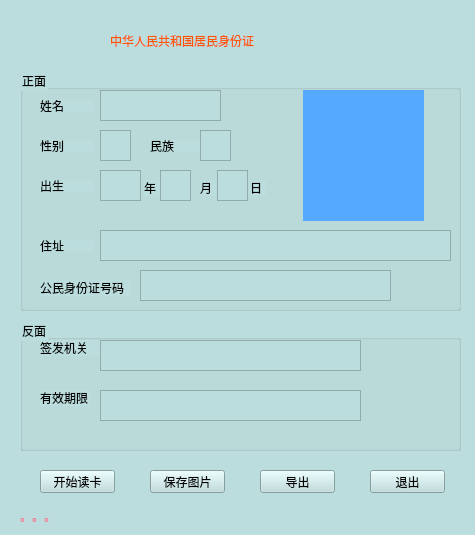
<?xml version="1.0" encoding="UTF-8"?>
<ui version="4.0">
 <class>IDCardDlg_Form</class>
 <widget class="QWidget" name="IDCardDlg_Form">
  <property name="windowModality">
   <enum>Qt::WindowModal</enum>
  </property>
  <property name="geometry">
   <rect>
    <x>0</x>
    <y>0</y>
    <width>475</width>
    <height>535</height>
   </rect>
  </property>
  <property name="windowTitle">
   <string>身份证读取</string>
  </property>
  <property name="windowIcon">
   <iconset resource="qdilgcamera.qrc">
    <normaloff>:/QDilgCamera/Resources/pic/eloam.ico</normaloff>:/QDilgCamera/Resources/pic/eloam.ico</iconset>
  </property>
  <property name="styleSheet">
   <string notr="true">background-color: rgb(188,221,221);</string>
  </property>
  <widget class="QLabel" name="label">
   <property name="geometry">
    <rect>
     <x>110</x>
     <y>20</y>
     <width>241</width>
     <height>41</height>
    </rect>
   </property>
   <property name="styleSheet">
    <string notr="true">color: rgb(255, 85, 0);
font: 75 14pt &quot;Aharoni&quot;;</string>
   </property>
   <property name="text">
    <string>中华人民共和国居民身份证</string>
   </property>
  </widget>
  <widget class="QGroupBox" name="groupBox">
   <property name="geometry">
    <rect>
     <x>20</x>
     <y>70</y>
     <width>441</width>
     <height>241</height>
    </rect>
   </property>
   <property name="title">
    <string>正面</string>
   </property>
   <widget class="QLabel" name="label_2">
    <property name="geometry">
     <rect>
      <x>20</x>
      <y>30</y>
      <width>54</width>
      <height>12</height>
     </rect>
    </property>
    <property name="text">
     <string>姓名</string>
    </property>
   </widget>
   <widget class="QLabel" name="label_3">
    <property name="geometry">
     <rect>
      <x>20</x>
      <y>70</y>
      <width>54</width>
      <height>12</height>
     </rect>
    </property>
    <property name="text">
     <string>性别</string>
    </property>
   </widget>
   <widget class="QLabel" name="label_4">
    <property name="geometry">
     <rect>
      <x>130</x>
      <y>70</y>
      <width>54</width>
      <height>12</height>
     </rect>
    </property>
    <property name="text">
     <string>民族</string>
    </property>
   </widget>
   <widget class="QLabel" name="label_5">
    <property name="geometry">
     <rect>
      <x>20</x>
      <y>110</y>
      <width>54</width>
      <height>12</height>
     </rect>
    </property>
    <property name="text">
     <string>出生</string>
    </property>
   </widget>
   <widget class="QLabel" name="label_6">
    <property name="geometry">
     <rect>
      <x>20</x>
      <y>170</y>
      <width>54</width>
      <height>12</height>
     </rect>
    </property>
    <property name="text">
     <string>住址</string>
    </property>
   </widget>
   <widget class="QLabel" name="label_7">
    <property name="geometry">
     <rect>
      <x>20</x>
      <y>210</y>
      <width>91</width>
      <height>16</height>
     </rect>
    </property>
    <property name="text">
     <string>公民身份证号码</string>
    </property>
   </widget>
   <widget class="QTextBrowser" name="m_IDCardName">
    <property name="enabled">
     <bool>true</bool>
    </property>
    <property name="geometry">
     <rect>
      <x>80</x>
      <y>20</y>
      <width>121</width>
      <height>31</height>
     </rect>
    </property>
   </widget>
   <widget class="QTextBrowser" name="m_IDCardSex">
    <property name="enabled">
     <bool>true</bool>
    </property>
    <property name="geometry">
     <rect>
      <x>80</x>
      <y>60</y>
      <width>31</width>
      <height>31</height>
     </rect>
    </property>
   </widget>
   <widget class="QTextBrowser" name="m_IDCardNation">
    <property name="enabled">
     <bool>true</bool>
    </property>
    <property name="geometry">
     <rect>
      <x>180</x>
      <y>60</y>
      <width>31</width>
      <height>31</height>
     </rect>
    </property>
   </widget>
   <widget class="QTextBrowser" name="m_IDCardAge_Y">
    <property name="enabled">
     <bool>true</bool>
    </property>
    <property name="geometry">
     <rect>
      <x>80</x>
      <y>100</y>
      <width>41</width>
      <height>31</height>
     </rect>
    </property>
   </widget>
   <widget class="QTextBrowser" name="m_IDCardAdreass">
    <property name="enabled">
     <bool>true</bool>
    </property>
    <property name="geometry">
     <rect>
      <x>80</x>
      <y>160</y>
      <width>351</width>
      <height>31</height>
     </rect>
    </property>
   </widget>
   <widget class="QTextBrowser" name="m_IDCardIDnum">
    <property name="enabled">
     <bool>true</bool>
    </property>
    <property name="geometry">
     <rect>
      <x>120</x>
      <y>200</y>
      <width>251</width>
      <height>31</height>
     </rect>
    </property>
   </widget>
   <widget class="QLabel" name="label_10">
    <property name="geometry">
     <rect>
      <x>124</x>
      <y>110</y>
      <width>16</width>
      <height>16</height>
     </rect>
    </property>
    <property name="text">
     <string>年</string>
    </property>
   </widget>
   <widget class="QTextBrowser" name="m_IDCardAge_M">
    <property name="enabled">
     <bool>true</bool>
    </property>
    <property name="geometry">
     <rect>
      <x>140</x>
      <y>100</y>
      <width>31</width>
      <height>31</height>
     </rect>
    </property>
   </widget>
   <widget class="QLabel" name="label_11">
    <property name="geometry">
     <rect>
      <x>180</x>
      <y>110</y>
      <width>16</width>
      <height>16</height>
     </rect>
    </property>
    <property name="text">
     <string>月</string>
    </property>
   </widget>
   <widget class="QTextBrowser" name="m_IDCardAge_D">
    <property name="enabled">
     <bool>true</bool>
    </property>
    <property name="geometry">
     <rect>
      <x>197</x>
      <y>100</y>
      <width>31</width>
      <height>31</height>
     </rect>
    </property>
   </widget>
   <widget class="QLabel" name="label_12">
    <property name="geometry">
     <rect>
      <x>230</x>
      <y>110</y>
      <width>16</width>
      <height>16</height>
     </rect>
    </property>
    <property name="text">
     <string>日</string>
    </property>
   </widget>
   <widget class="QLabel" name="label_showImage">
    <property name="geometry">
     <rect>
      <x>283</x>
      <y>20</y>
      <width>121</width>
      <height>131</height>
     </rect>
    </property>
    <property name="styleSheet">
     <string notr="true">color: rgb(85, 170, 255);
background-color: rgb(85, 170, 255);</string>
    </property>
    <property name="text">
     <string>头像</string>
    </property>
   </widget>
  </widget>
  <widget class="QGroupBox" name="groupBox_2">
   <property name="geometry">
    <rect>
     <x>20</x>
     <y>320</y>
     <width>441</width>
     <height>131</height>
    </rect>
   </property>
   <property name="title">
    <string>反面</string>
   </property>
   <widget class="QLabel" name="label_8">
    <property name="geometry">
     <rect>
      <x>20</x>
      <y>20</y>
      <width>61</width>
      <height>16</height>
     </rect>
    </property>
    <property name="text">
     <string>签发机关</string>
    </property>
   </widget>
   <widget class="QLabel" name="label_9">
    <property name="geometry">
     <rect>
      <x>20</x>
      <y>70</y>
      <width>51</width>
      <height>16</height>
     </rect>
    </property>
    <property name="text">
     <string>有效期限</string>
    </property>
   </widget>
   <widget class="QTextBrowser" name="m_m_IDCardIdIssued">
    <property name="enabled">
     <bool>true</bool>
    </property>
    <property name="geometry">
     <rect>
      <x>80</x>
      <y>20</y>
      <width>261</width>
      <height>31</height>
     </rect>
    </property>
   </widget>
   <widget class="QTextBrowser" name="m_IDCardData">
    <property name="enabled">
     <bool>true</bool>
    </property>
    <property name="geometry">
     <rect>
      <x>80</x>
      <y>70</y>
      <width>261</width>
      <height>31</height>
     </rect>
    </property>
   </widget>
  </widget>
  <widget class="QPushButton" name="m_PbReadCard">
   <property name="geometry">
    <rect>
     <x>40</x>
     <y>470</y>
     <width>75</width>
     <height>23</height>
    </rect>
   </property>
   <property name="text">
    <string>开始读卡</string>
   </property>
  </widget>
  <widget class="QPushButton" name="m_PbReadIdCard">
   <property name="geometry">
    <rect>
     <x>150</x>
     <y>470</y>
     <width>75</width>
     <height>23</height>
    </rect>
   </property>
   <property name="text">
    <string>保存图片</string>
   </property>
  </widget>
  <widget class="QPushButton" name="m_PbReadCardExit">
   <property name="geometry">
    <rect>
     <x>370</x>
     <y>470</y>
     <width>75</width>
     <height>23</height>
    </rect>
   </property>
   <property name="text">
    <string>退出</string>
   </property>
  </widget>
  <widget class="QLabel" name="label_ShowCardState">
   <property name="geometry">
    <rect>
     <x>20</x>
     <y>505</y>
     <width>411</width>
     <height>21</height>
    </rect>
   </property>
   <property name="styleSheet">
    <string notr="true">color: rgb(255, 85, 127);</string>
   </property>
   <property name="text">
    <string>。。。</string>
   </property>
  </widget>
  <widget class="QPushButton" name="m_PbReadIdCard_SaveAs">
   <property name="geometry">
    <rect>
     <x>260</x>
     <y>470</y>
     <width>75</width>
     <height>23</height>
    </rect>
   </property>
   <property name="text">
    <string>导出</string>
   </property>
  </widget>
 </widget>
 <resources>
  <include location="qdilgcamera.qrc"/>
 </resources>
 <connections/>
</ui>
